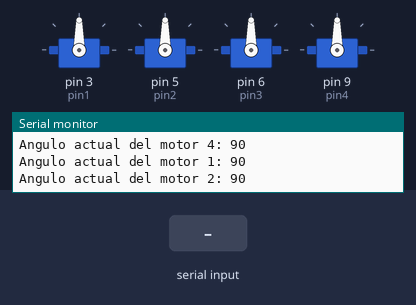
This sketch was run on a simulated Arduino Uno, built with avr-gcc and run on an emulated ATmega328P. Parts: 4 × servo, the last lines printed to the serial monitor. Inputs (shaded band) come from the test bench.

Above: at 1.2 s.
1.3 s: "a" received over Serial
At 2.5 s:
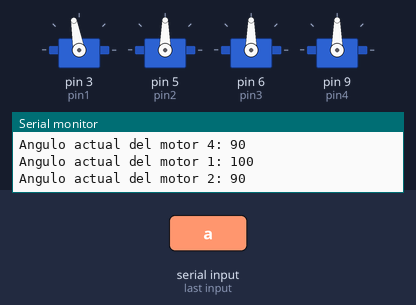
2.8 s: "w" received over Serial
At 3.7 s:
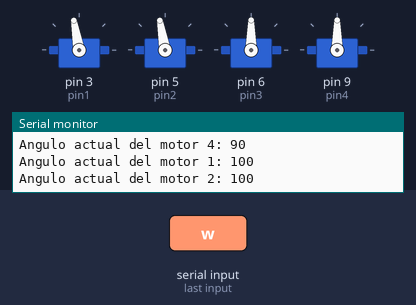
4.4 s: "d" received over Serial
At 5.1 s:
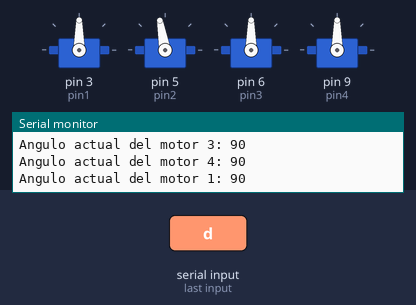
5.9 s: "q" received over Serial
At 7.1 s:
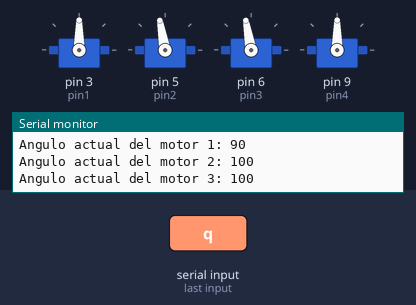
7.4 s: "s" received over Serial
At 8.6 s:
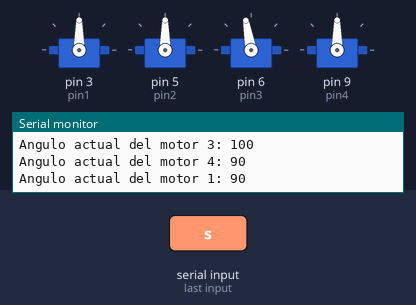
8.9 s: "z" received over Serial
At 9.6 s:
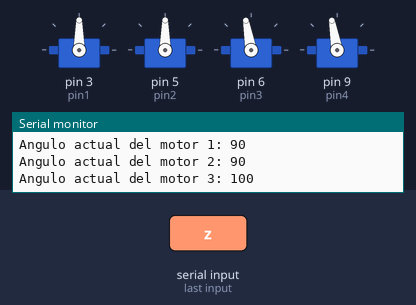
Timing chart, 0 to 11.4 s (numbered marks = the images above; inputs shaded):
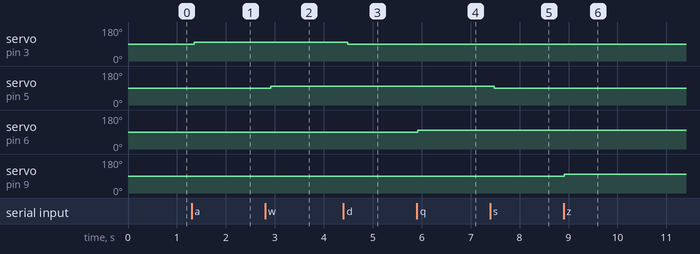

Measured:
- after the input at 1.3 s, servo on pin 3 (pin1): 90° → 100° after 0.05 s
- after the input at 2.8 s, servo on pin 5 (pin2): 90° → 100° after 0.11 s
- after the input at 4.4 s, servo on pin 3 (pin1): 100° → 90° after 0.08 s
- after the input at 5.9 s, servo on pin 6 (pin3): 90° → 100° at once
- after the input at 7.4 s, servo on pin 5 (pin2): 100° → 90° after 0.09 s
- after the input at 8.9 s, servo on pin 9 (pin4): 90° → 100° at once

The sketch:

brazo.ino
```cpp
#include <Servo.h>

Servo servo1;
Servo servo2;
Servo servo3;
Servo servo4;

int pin1 = 3; //Base
int pin2 = 5; //Antebrazo
int pin3 = 6; //Brazo
int pin4 = 9; //Pinza
int pulsoMinimo = 580;
int pulsoMaximo = 2500;
int angulo1 = 90;
int angulo2 = 90;
int angulo3 = 90;
int angulo4 = 90;
int ultimoAngulo1 = 90;
int ultimoAngulo2 = 90;
int ultimoAngulo3 = 90;
int ultimoAngulo4 = 90;
bool enMovimiento1 = false;
bool enMovimiento2 = false;
bool enMovimiento3 = false;
bool enMovimiento4 = false;
bool posicionRequerida1 = false;
bool posicionRequerida2 = false;
bool posicionRequerida3 = false;
bool posicionRequerida4 = false;

void setup()
{
  servo1.attach(pin1, pulsoMinimo, pulsoMaximo);
  servo2.attach(pin2, pulsoMinimo, pulsoMaximo);
  servo3.attach(pin3, pulsoMinimo, pulsoMaximo);
  servo4.attach(pin4, pulsoMinimo, pulsoMaximo);
  Serial.begin(9600);
  servo1.write(ultimoAngulo1);
  servo2.write(ultimoAngulo2);
  servo3.write(ultimoAngulo3);
  servo4.write(ultimoAngulo4);
}

void loop()
{
  if (Serial.available()) {
    char c = Serial.read();
    if (c == 'a') {
      if (!enMovimiento1) {
        angulo1 = min(360, ultimoAngulo1 + 10);
        posicionRequerida1 = true; // Marca la posición requerida
      }
    } else if (c == 'd') {
      if (!enMovimiento1) {
        angulo1 = max(0, ultimoAngulo1 - 10);
        posicionRequerida1 = true; // Marca la posición requerida
      }
    } else if (c == 'w') {
      if (!enMovimiento2) {
        angulo2 = min(360, ultimoAngulo2 + 10);
        posicionRequerida2 = true; // Marca la posición requerida
      }
    } else if (c == 's') {
      if (!enMovimiento2) {
        angulo2 = max(0, ultimoAngulo2 - 10);
        posicionRequerida2 = true; // Marca la posición requerida
      }
    }
    else if (c == 'q') {
      if (!enMovimiento3) {
        angulo3 = min(360, ultimoAngulo3 + 10);
        posicionRequerida3 = true; // Marca la posición requerida
      }
    } else if (c == 'e') {
      if (!enMovimiento3) {
        angulo3 = max(0, ultimoAngulo3 - 10);
        posicionRequerida3 = true; // Marca la posición requerida
      }
    }

    else if (c == 'z') {
      if (!enMovimiento4) {
        angulo4 = min(360, ultimoAngulo4 + 10);
        posicionRequerida4 = true; // Marca la posición requerida
      }
    } else if (c == 'x') {
      if (!enMovimiento4) {
        angulo4 = max(0, ultimoAngulo4 - 10);
        posicionRequerida4 = true; // Marca la posición requerida
      }
    }
  }

  if (posicionRequerida1) { // Si hay una posición requerida para el motor 1
  if (ultimoAngulo1 < angulo1) { // Si el motor 1 tiene que moverse en una dirección
    servo1.write(ultimoAngulo1 + 10); // Mueve el motor 1 10 grados
    ultimoAngulo1 += 10;
  } else if (ultimoAngulo1 > angulo1) { // Si el motor 1 tiene que moverse en la dirección opuesta
    servo1.write(ultimoAngulo1 - 10); // Mueve el motor 1 10 grados
    ultimoAngulo1 -= 10;
  } else { // Si se ha llegado a la posición requerida para el motor 1
    enMovimiento1 = false; // Detiene el movimiento del motor 1
    posicionRequerida1 = false; // Reinicia la variable
  }
  if (enMovimiento1) {
    delay(1000); // Espera 1 segundo antes de detener el movimiento
    enMovimiento1 = false; // Detiene el movimiento del motor 1
    posicionRequerida1 = false; // Reinicia la variable
  }
  else {
    enMovimiento1 = true; // Marca el motor 1 como en movimiento
    delay(10);
  }
} else {
  enMovimiento1 = false; // Detiene el movimiento del motor 1
}

if (posicionRequerida2) { // Si hay una posición requerida para el motor 2
  if (ultimoAngulo2 < angulo2) { // Si el motor 2 tiene que moverse en una dirección
    servo2.write(ultimoAngulo2 + 10); // Mueve el motor 2 10 grados
    ultimoAngulo2 += 10;
  } else if (ultimoAngulo2 > angulo2) { // Si el motor 2 tiene que moverse en la dirección opuesta
    servo2.write(ultimoAngulo2 - 10); // Mueve el motor 2 10 grados
    ultimoAngulo2 -= 10;
  } else { // Si se ha llegado a la posición requerida para el motor 2
    enMovimiento2 = false; // Detiene el movimiento del motor 2
    posicionRequerida2 = false; // Reinicia la variable
  }
  if (enMovimiento2) {
    delay(1000); // Espera 1 segundo antes de detener el movimiento
    enMovimiento2 = false; // Detiene el movimiento del motor 2
    posicionRequerida2 = false; // Reinicia la variable
  }
  else {
    enMovimiento2 = true; // Marca el motor 2 como en movimiento
    delay(10);
  }
}
else {
  enMovimiento2 = false; // Detiene el movimiento del motor 2
}

if (posicionRequerida3) { // Si hay una posición requerida para el motor 3
  if (ultimoAngulo3 < angulo3) { // Si el motor 3 tiene que moverse en una dirección
    servo3.write(ultimoAngulo3 + 10); // Mueve el motor 2 10 grados
    ultimoAngulo3 += 10;
  } else if (ultimoAngulo3 > angulo3) { // Si el motor 3 tiene que moverse en la dirección opuesta
    servo3.write(ultimoAngulo3 - 10); // Mueve el motor 3 10 grados
    ultimoAngulo3 -= 10;
  } else { // Si se ha llegado a la posición requerida para el motor 3
    enMovimiento3 = false; // Detiene el movimiento del motor 3
    posicionRequerida3 = false; // Reinicia la variable
  }
  if (enMovimiento3) {
    delay(1000); // Espera 1 segundo antes de detener el movimiento
    enMovimiento3 = false; // Detiene el movimiento del motor 3
    posicionRequerida3 = false; // Reinicia la variable
  }
  else {
    enMovimiento3 = true; // Marca el motor 3 como en movimiento
    delay(10);
  }
}
else {
  enMovimiento3 = false; // Detiene el movimiento del motor 3
}

if (posicionRequerida4) { // Si hay una posición requerida para el motor 3
  if (ultimoAngulo4 < angulo4) { // Si el motor 3 tiene que moverse en una dirección
    servo4.write(ultimoAngulo4 + 10); // Mueve el motor 2 10 grados
    ultimoAngulo4 += 10;
  } else if (ultimoAngulo4 > angulo4) { // Si el motor 3 tiene que moverse en la dirección opuesta
    servo4.write(ultimoAngulo4 - 10); // Mueve el motor 3 10 grados
    ultimoAngulo4 -= 10;
  } else { // Si se ha llegado a la posición requerida para el motor 3
    enMovimiento4 = false; // Detiene el movimiento del motor 3
    posicionRequerida4 = false; // Reinicia la variable
  }
  if (enMovimiento4) {
    delay(1000); // Espera 1 segundo antes de detener el movimiento
    enMovimiento4 = false; // Detiene el movimiento del motor 3
    posicionRequerida4 = false; // Reinicia la variable
  }
  else {
    enMovimiento4 = true; // Marca el motor 3 como en movimiento
    delay(10);
  }
}
else {
  enMovimiento4 = false; // Detiene el movimiento del motor 3
}

servo1.write(ultimoAngulo1);
servo2.write(ultimoAngulo2);
servo3.write(ultimoAngulo3);
servo4.write(ultimoAngulo4);

Serial.println("Angulo actual del motor 1: " + String(ultimoAngulo1));
Serial.println("Angulo actual del motor 2: " + String(ultimoAngulo2));
Serial.println("Angulo actual del motor 3: " + String(ultimoAngulo3));
Serial.println("Angulo actual del motor 4: " + String(ultimoAngulo4));

}
```
